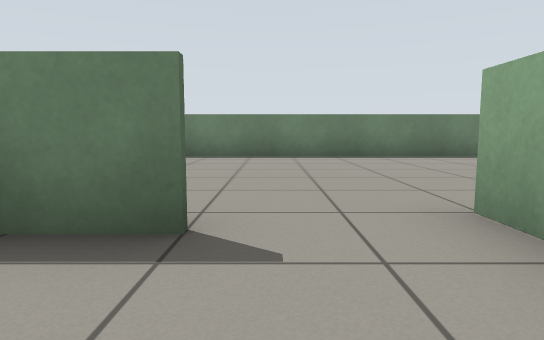
[1] (above)

17 first-person views from a walk through a robot-simulator world made for Gazebo. The camera is 0.57 m above the floor, tilts 6° down and sees 75° across. The floor is counted in squares, 1 m on a side. Each view is taken from the middle of a square. On the plan, view 1 faces up. The plan holds only what a view shows up to about 10 squares ahead; the rest is blank.

[2]
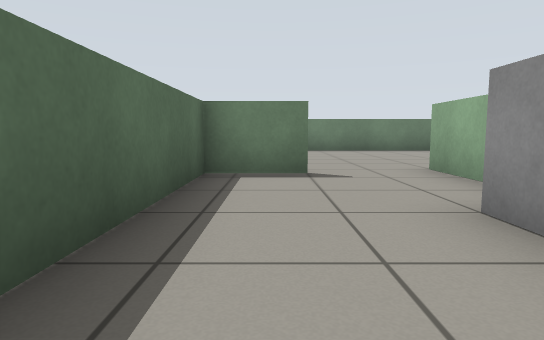

[3]
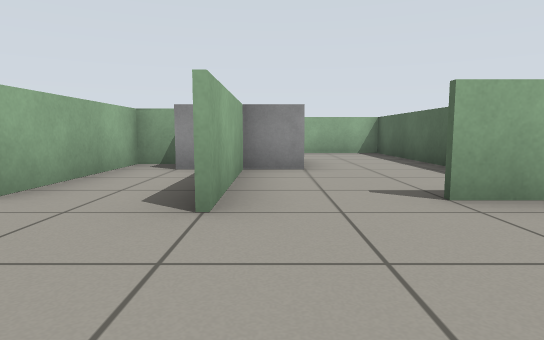

[4]
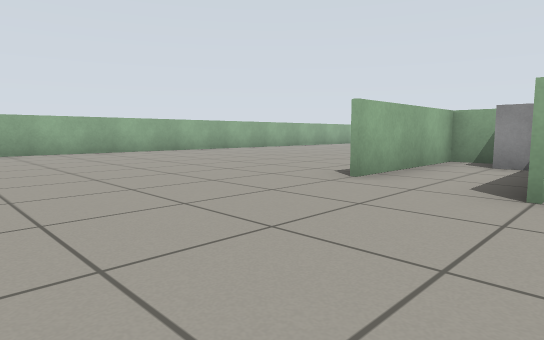

[5]
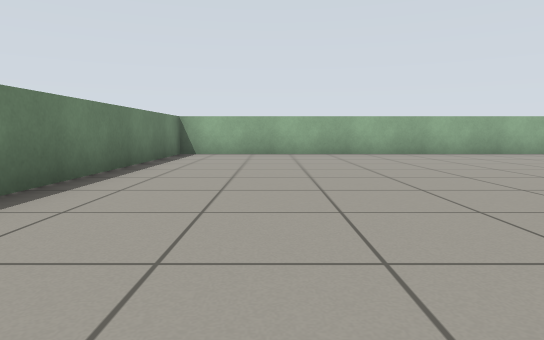

[6]
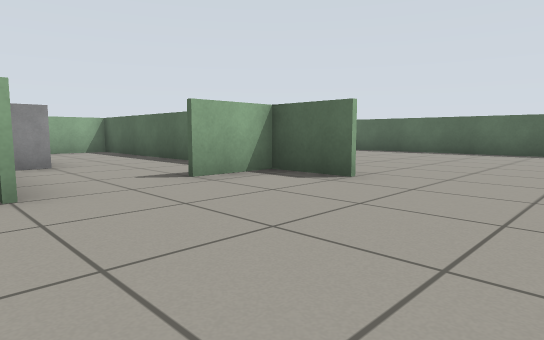

[7]
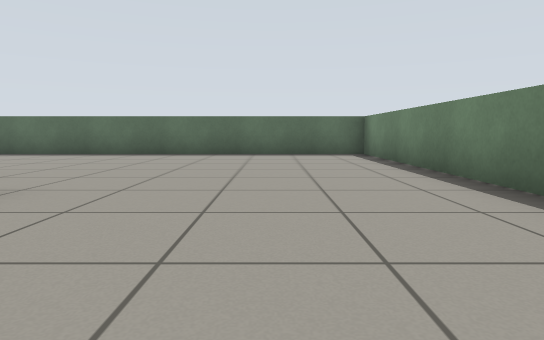

[8]
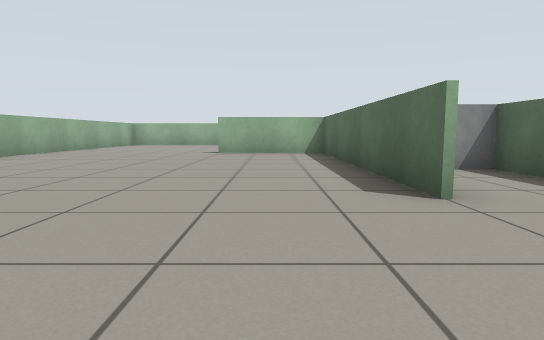

[9]
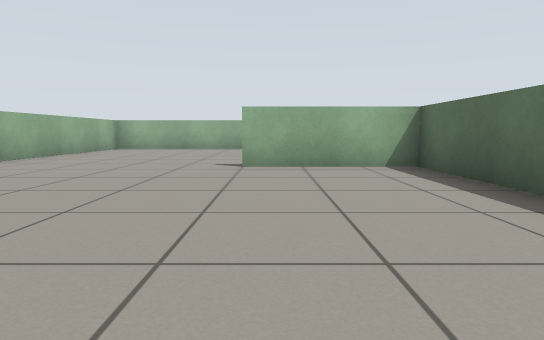

[10]
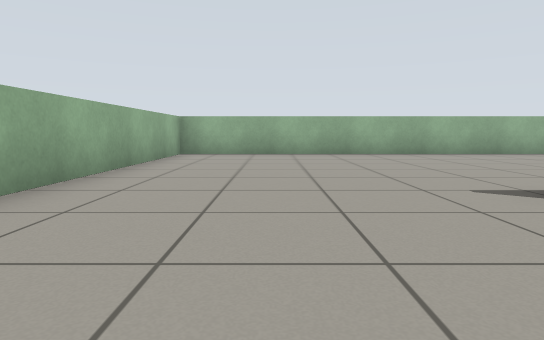

[11]
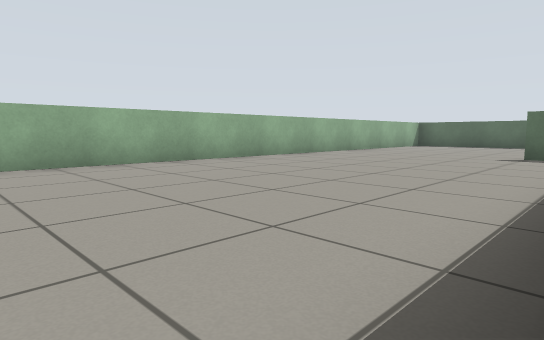

[12]
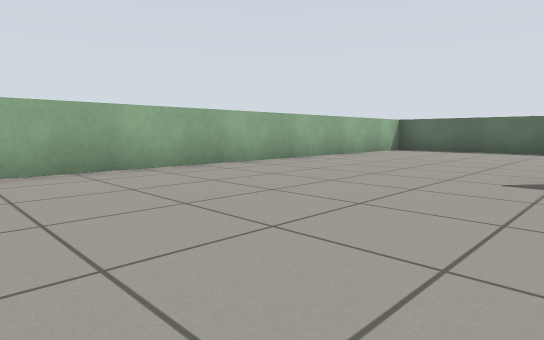

[13]
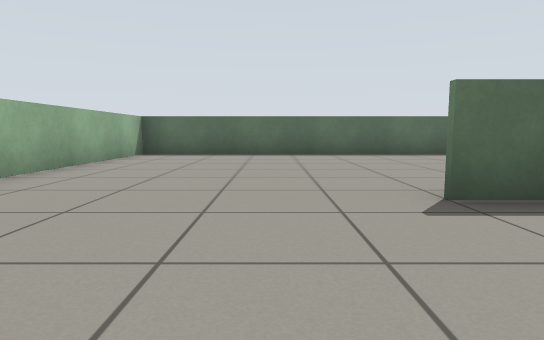

[14]
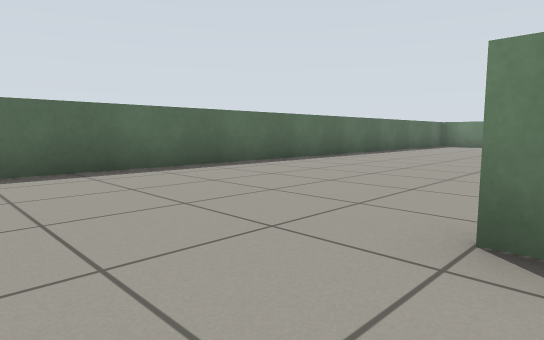

[15]
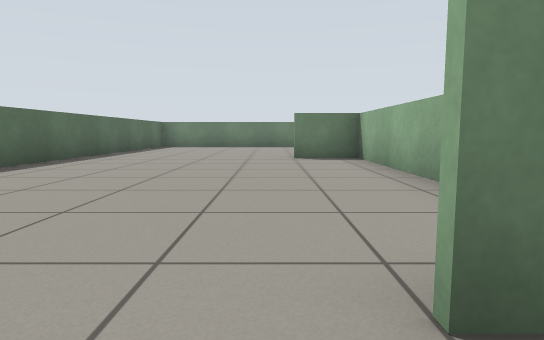

[16]
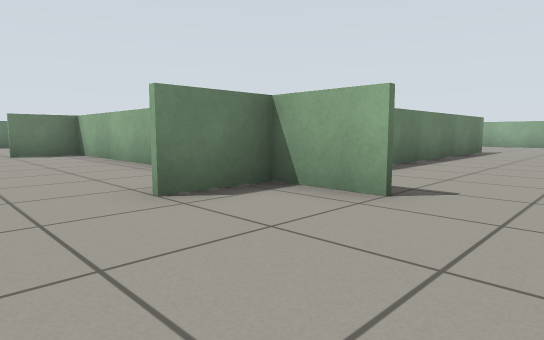

[17]
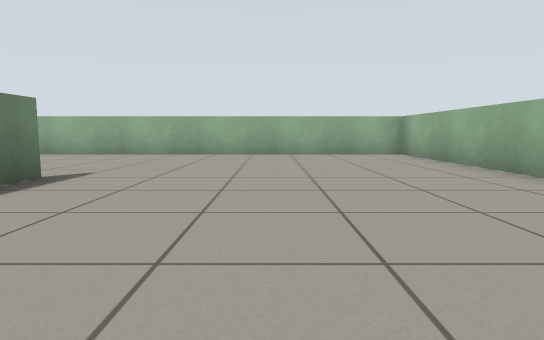

### Floor plan
Points are (right, up) in squares from view 1. A wall is a line through its corners. A room is listed if a view was taken in it or the views show most of it. See-through windows are left out.
Room 1 (views 1, 2)
walls: (1.5, 0.6) (1.5, -0.5) (1.5, 2.5); (2.6, -1.5) (3.4, -1.5) (3.4, 2); (-0.4, 1.9) (-2.1, 1.9); (-1.9, 2.1) (-1.9, -4.9); (-2, -4.9) (0.1, -4.9)
ways out: opening at (1.3, 2) to room 2
objects: grey box (1, -2) to (2, -1)
Room 2 (views 3, 4, 5, 6, 7, 8, 9, 10, 11, 12, 13, 14, 15, 16, 17)
walls: (3.5, 2) (3.5, -4.9) (6.5, -4.9); (6.5, -5.1) (1, -5.1); (-2, -2.1) (-2, 2.1) (-0.5, 2.1); (-2.1, 1.9) (-3.5, 1.9); (-2, -5.1) (-3.5, -5.1); (-1.9, -5.6) (-1.9, -6.5); (-1.9, 3.6) (-1.9, 2.1); (-2, -6.6) (-2, -4.9); (11.4, 8.4) (-8.4, 8.4) (-8.4, -11.4) (11.4, -11.4) (11.4, 8.4)
ways out: opening at (1.3, 2) to room 1

Where each view was taken, in squares from view 1:
view 1: 0 up, 0 right, facing up
view 2: 3 down, 1 left, facing up
view 3: 5 up, 1 right, facing down
view 4: 6 up, 1 right, facing down-right
view 5: 6 up, 2 right, facing right
view 6: 6 up, 2 right, facing down-left
view 7: 6 up, 1 right, facing left
view 8: 5 up, 5 right, facing down
view 9: 1 up, 6 right, facing down
view 10: 2 down, 9 right, facing down
view 11: 5 down, 7 right, facing down-left
view 12: 6 down, 3 right, facing down-left
view 13: 8 down, 1 right, facing left
view 14: 7 down, 3 left, facing up-left
view 15: 6 down, 4 left, facing up
view 16: 8 down, 5 left, facing up-right
view 17: 8 down, 2 right, facing right
